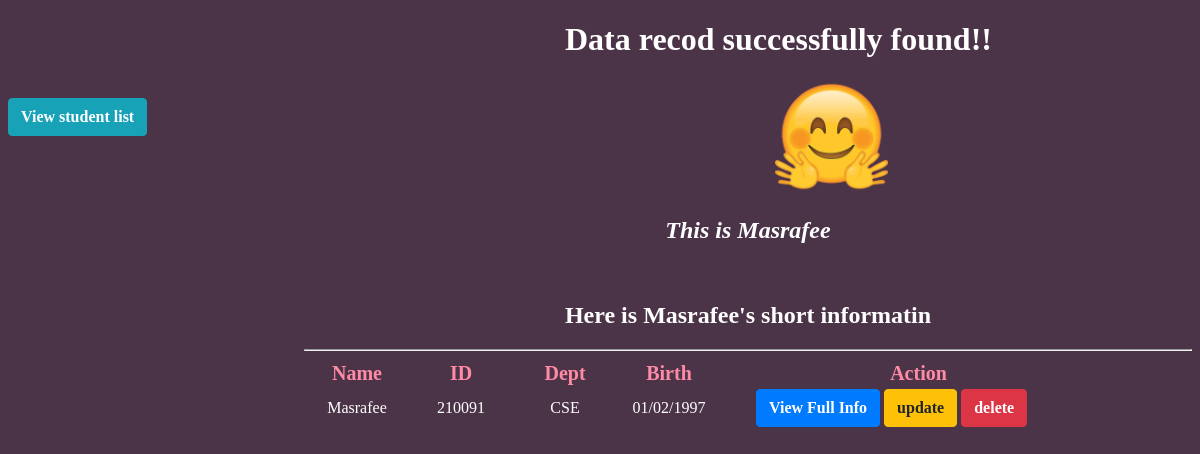
The page /found.php?id=210091 on the database its author committed.
### tables this page shows
CREATE TABLE `student` (
  `name` varchar(100) NOT NULL,
  `id` varchar(100) NOT NULL,
  `dept` varchar(1000) NOT NULL,
  `birth` varchar(100) NOT NULL,
  `father` varchar(100) NOT NULL,
  `mother` varchar(100) NOT NULL,
  `mobile` varchar(210) NOT NULL,
  `address` varchar(110) NOT NULL
);

### found.php (the view, shortened to what this page needs)
<?php
  $id=$_GET['id'];
  $conn=mysqli_connect('localhost','root','','sms');
  $sql="SELECT *FROM student WHERE id=$id";
  $result=mysqli_query($conn,$sql);
  $std=mysqli_fetch_assoc($result);
?>
<!DOCTYPE html>
<html>
<head>
  <link rel="stylesheet" type="text/css" href="ds.css">
</head>
<body class="back">
  <h1 class="h" style="margin-left:557px;">Data recod successfully found!!
  </h1>
   <img class="img" src="image/happy.png">
  <div class="left">
    <br>
    <a class="button btn-info " href="first.php">View student list</a>
  </div>
  <div class="right">
    <h2 class="h" style="text-align: center; font-style: italic;">This is <?php echo $std['name']?></h2>
    <br>
    <h2 class="center h">Here is <?php echo $std['name']?>'s short informatin</h2>
    <hr>
    <div>
      <table >
        <thead>
          <th class="sp">Name</th>
          <th class="sp">ID</th>
          <th class="sp">Dept</th>
          <th class="sp">Birth</th>
          <th class="sp">Action</th>
        </thead>
        <tbody>
              <tr>
                <td class="center h"><?php echo $std['name'] ?></td>
                   <td class="center h"><?php echo $std['id'] ?></td>
                   <td class="center h"><?php echo $std['dept'] ?></td>
                   <td class="center h"><?php echo $std['birth']?></td>
                   <td class="special">
                      <a class="button btn-primary" href="show.php?id=<?php echo $std['id'];?>">View Full Info</a>
                      <a class="button btn-warning" href="update.php?id=<?php echo $std['id'];?>">update</a>
                      <a class="button btn-danger" onclick=" return confirm('are you sure')" href="delete.php?id=<?php echo $std['id'];?>">delete</a>
                  </td>
              </tr>
        </tbody>
      </table>
    </div>
  </div>
</body>
</html>

### ds.css (style rules this page uses)
.left { float: left; }
.center { text-align: center; }
.right { float: right; width: 75%; }
.button { display: inline-block; font-weight: 700; text-align: center; border: 1px solid transparent; padding: 0.375rem 0.75rem; font-size: 1rem; line-height: 1.5; border-radius: 0.25rem; text-decoration: none; }
.btn-info { color: #fff; background-color: #17a2b8; border-color: #17a2b8; }
.sp { width: 100px; text-align: center; font-size: 20px; color: #ff8aa5; }
.special { width: 391px; }
.btn-primary { color: #fff; background-color: #007bff; border-color: #007bff; margin-left: 33px; }
.btn-warning { color: #212529; background-color: #ffc107; border-color: #ffc107; }
.btn-danger { color: #fff; background-color: #dc3545; border-color: #dc3545; }
.img { margin-left: 628px; height: 113px; width: 113px; }
.h { color: white; }
.back { background-color: #4c3448; }

### rows shown on the page
student: name "Masrafee", id "210091", dept "CSE", birth "01/02/1997"
